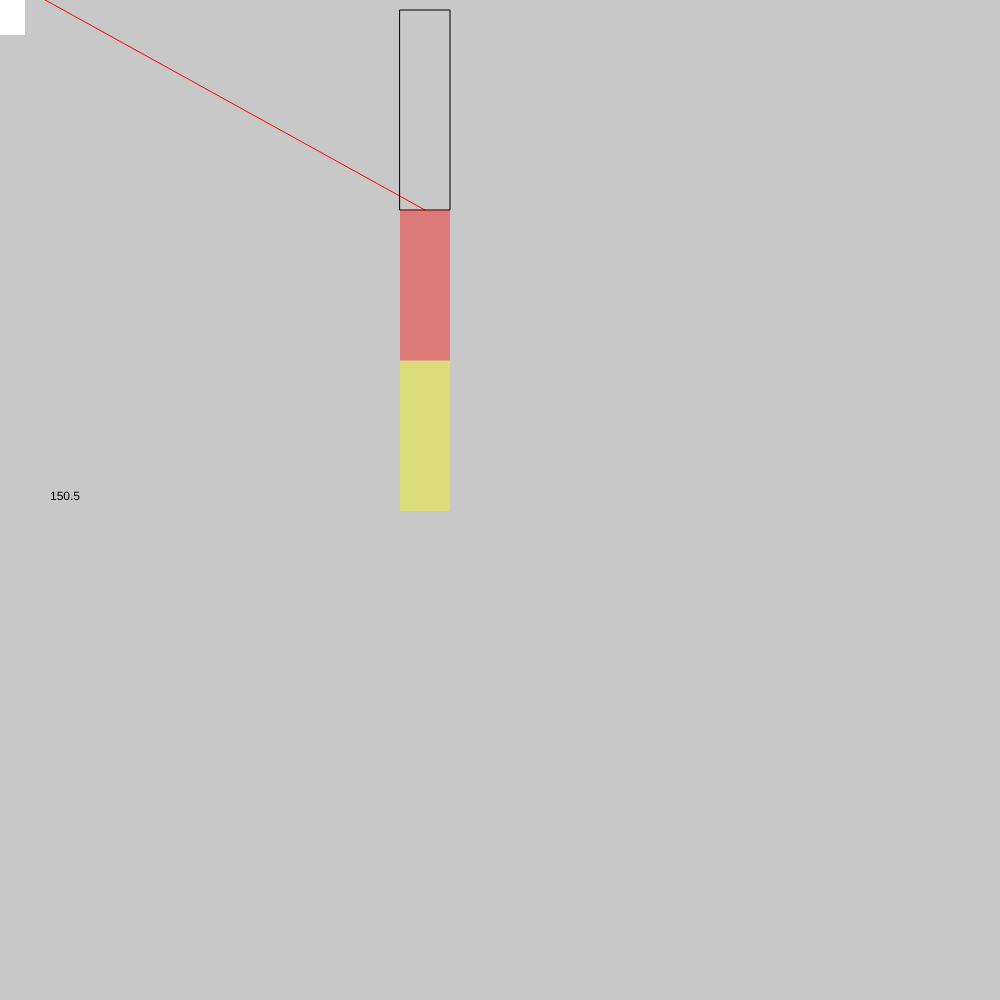
Frame 1 (no input)
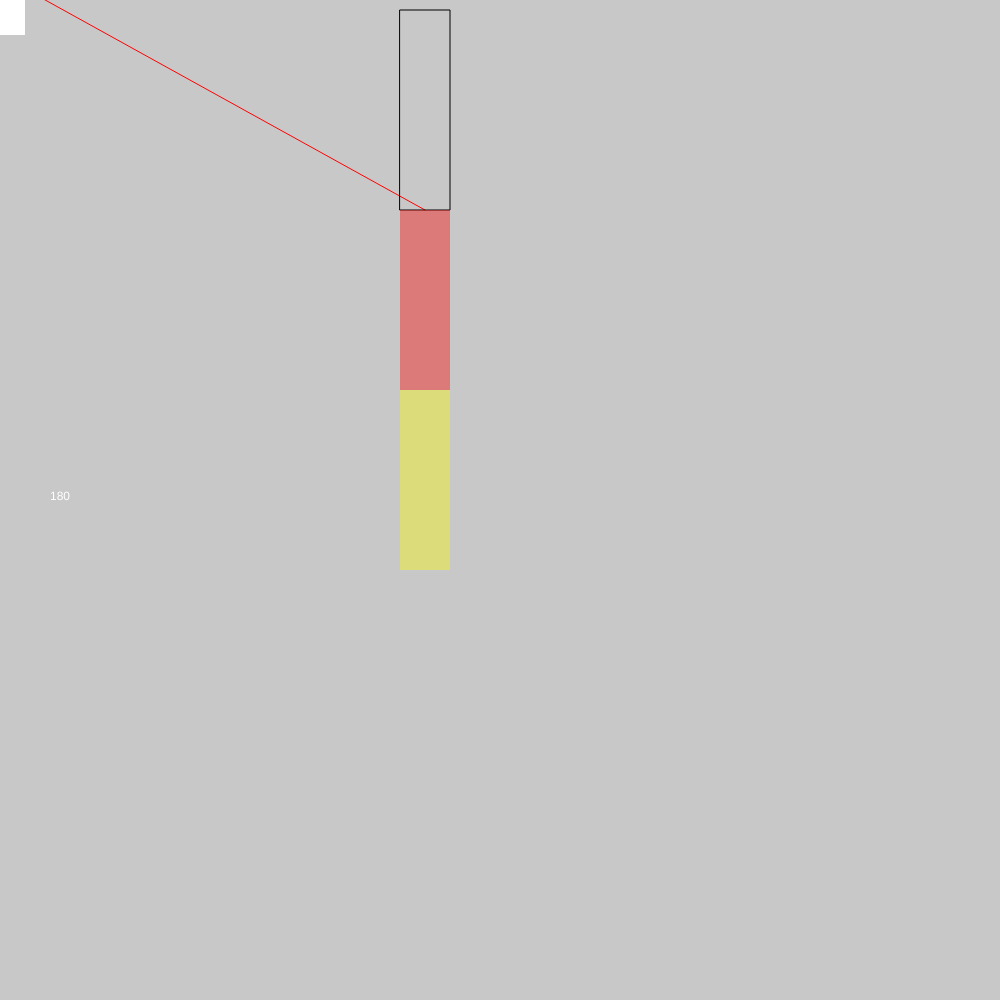
Frame 60 (no input)
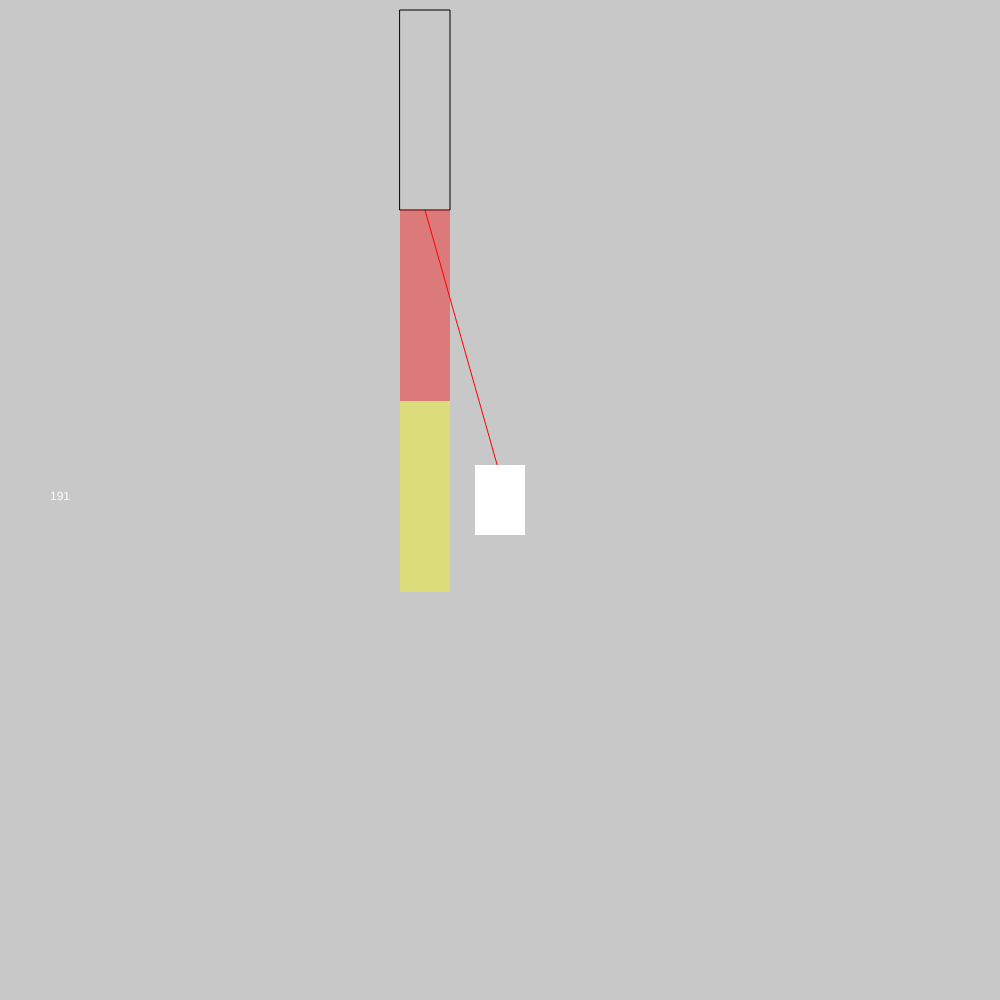
Frame 120 (the mouse pressed at the canvas centre since frame 60)

The p5.js sketch that drew these frames (run headless with seeded random() and noise() and a simulated clock; from frame 60 on, the mouse is pressed at the canvas centre):

// p5.js sketch
// ── sketch.js
var d;
var tspeed;
var cspeed;
var trucky =10;
var carx = 400;
var tacc;
var cacc;
var tooFast = false;
var tooFastCar = false;

function setup() {
  createCanvas(1000,1000);
  tspeed = 150;
  cspeed = 75;
}

function draw() {
  background(200);
  //adjusts speed of truck dynamically between 70 and 200
  tacc = 0.5;
  if(tspeed>200){
    tooFast = true;
  }
  if(tooFast){
    tspeed -= tacc;
  }
  if(!tooFast){
    tspeed+=tacc;
  }
  if(tspeed<70){
    tooFast=false;
  }
  //adjusts speed of car dynamically between 30 and 120
  cacc = 0.5;
  if(cspeed>120){
    tooFastCar = true;
  }
  if(tooFastCar){
    cspeed -= cacc;
  }
  if(!tooFastCar){
    cspeed+=cacc;
  }
  if(cspeed<30){
    tooFastCar=false;
  }

  text(tspeed,50,500);
  //measures distance from car to back of truck;
  d = int((dist(mouseX,mouseY-25,425,trucky+200)/4));
  stroke(255,0,0);
  line(mouseX,mouseY-25,425,trucky+200);
  //truck boundaries
  stroke(0);
  fill(255,0,0,0);
  rect(400,trucky,50,200);

  noStroke();
  //danger 1 zone behind truck
  fill(250,250,0,100);
  rect(400,trucky+tspeed+200,50,tspeed);
   //danger 2 zone behind truck
  fill(250,0,0,100);
  rect(400,trucky+200,50,tspeed);

  //pc car boundaries
  // stroke(0);
  // fill(255,0,0,0);
  // rect(carx,150,100,50);
  //
  // noStroke();
  // //danger 1 zone behind car
  // fill(250,250,0,100);
  // rect(carx-cspeed,150,-cspeed,50);
  //  //danger 2 zone behind car
  // fill(250,0,0,100);
  // rect(carx,150,-cspeed,50);
  //car stuck to mouse cursor
  fill(255);
  rect(mouseX-25,mouseY-35,50,70);
  //check for danger 1 zone behind truck
  if((mouseY-35)>(trucky+200+tspeed)&&(mouseY-30)<(trucky+(tspeed*2))+200&&(mouseX+25)>400&&(mouseX-25)<450){
    fill(255,255,0);
    ellipse(500,500,20,20);
  }
  //check for danger 2 zone behind truck
  if((mouseY-35)>(trucky+200)&&(mouseY-30)<(trucky+200+tspeed)&&(mouseX+25)>400&&(mouseX-25)<450){
    text(d,600,600);
    fill(255,0,0);
    if(frameCount%d == 0){
    ellipse(500,500,50,50);
  }
  }



}
